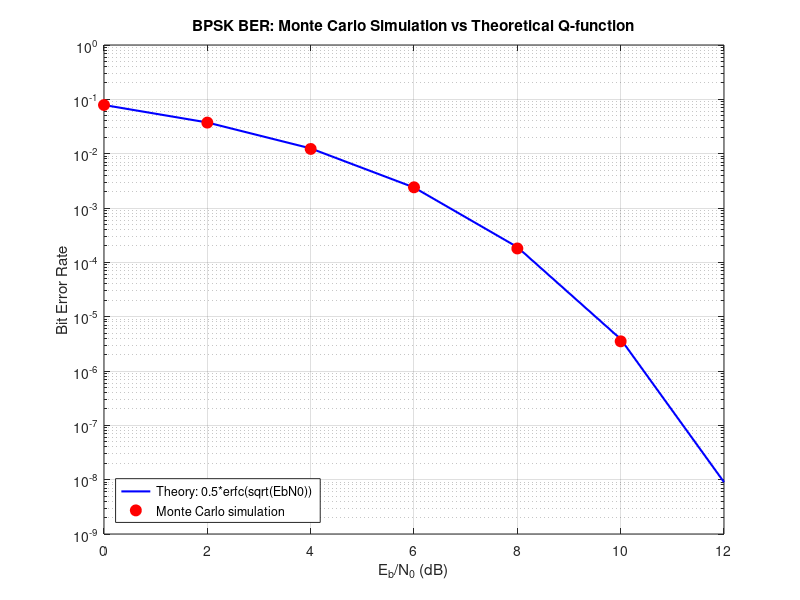
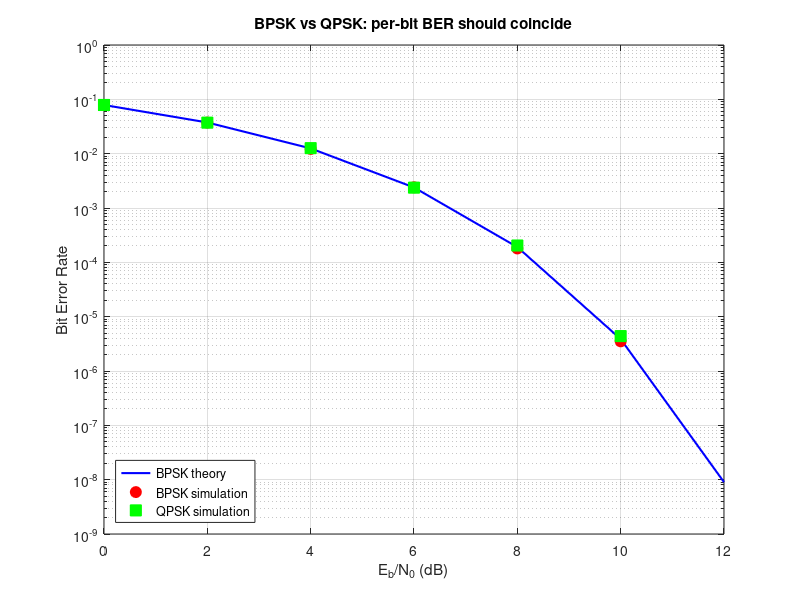

Here is the MATLAB script that generated these plots, in order:
%% BER_SIMULATION.M
% Monte Carlo BPSK/QPSK bit-error-rate simulation, verified against
% theoretical BER before trusting it for the link budget calculation.
%
% METHODOLOGY NOTE: uses ADAPTIVE bit counts (simulate more bits at
% higher Eb/N0) rather than a fixed count throughout. A fixed count
% (e.g. 200,000 bits) works fine at low Eb/N0 but is fundamentally
% unable to reliably measure low BER values -- at Eb/N0=10dB, theoretical
% BER~3.9e-6 means 200,000 bits only expects ~0.8 error events on
% average, so a single trial could show exactly zero errors purely by
% chance, which looks like "0 BER" but isn't a real measurement. This
% was caught during Python-side pre-verification (see docs) and fixed by
% requiring a minimum of 100 observed errors before accepting a BER
% estimate as statistically reliable, capped at a max bit count to keep
% runtime bounded.

clear; clc; close all;

%% Parameters
EbN0_dB_range = [0, 2, 4, 6, 8, 10, 12];
min_errors = 100;
chunk_size = 500000;
max_bits = 50e6;

n_points = length(EbN0_dB_range);
sim_BER = zeros(1, n_points);
theory_BER = zeros(1, n_points);
bits_used = zeros(1, n_points);
errors_found = zeros(1, n_points);

rng(42);  % reproducibility, matches the pre-verification run

%% BPSK Monte Carlo, adaptive bit count
for k = 1:n_points
    EbN0_dB = EbN0_dB_range(k);
    EbN0 = 10^(EbN0_dB/10);
    noise_std = sqrt(1/(2*EbN0));

    total_bits = 0;
    total_errors = 0;

    while total_errors < min_errors && total_bits < max_bits
        bits = randi([0 1], 1, chunk_size);
        symbols = 2*bits - 1;              % BPSK: 0->-1, 1->+1
        noise = noise_std * randn(1, chunk_size);
        rx = symbols + noise;
        bits_hat = double(rx > 0);
        total_errors = total_errors + sum(bits_hat ~= bits);
        total_bits = total_bits + chunk_size;
    end

    sim_BER(k) = total_errors / total_bits;
    theory_BER(k) = 0.5*erfc(sqrt(EbN0));
    bits_used(k) = total_bits;
    errors_found(k) = total_errors;

    fprintf('Eb/N0=%2ddB: sim=%.4e, theory=%.4e, ratio=%.3f, bits=%d, errors=%d\n', ...
        EbN0_dB, sim_BER(k), theory_BER(k), sim_BER(k)/theory_BER(k), ...
        total_bits, total_errors);

    if total_errors < min_errors
        fprintf('  -> NOTE: hit max_bits cap before reaching %d errors -- BER too\n', min_errors);
        fprintf('     low to reliably measure by direct Monte Carlo at this bit budget.\n');
        fprintf('     This is expected/correct behavior, not a simulation failure.\n');
    end
end

%% Plot: simulated vs theoretical BER curve
figure('Name', 'BPSK BER: Simulation vs Theory');
semilogy(EbN0_dB_range, theory_BER, 'b-', 'LineWidth', 1.5); hold on;
semilogy(EbN0_dB_range, sim_BER, 'ro', 'MarkerSize', 8, 'MarkerFaceColor', 'r');
xlabel('E_b/N_0 (dB)');
ylabel('Bit Error Rate');
title('BPSK BER: Monte Carlo Simulation vs Theoretical Q-function');
legend('Theory: 0.5*erfc(sqrt(EbN0))', 'Monte Carlo simulation', 'Location', 'southwest');
grid on;
ylim([1e-9, 1]);

saveas(gcf, '../results_figures/ber_bpsk_verification.png');
fprintf('\nFigure saved.\n');

%% QPSK Monte Carlo -- sanity check: per-bit BER should match BPSK theory
% exactly (QPSK is two independent BPSK streams on I/Q, so per-bit
% performance is identical to BPSK despite carrying 2 bits/symbol).
% This was verified in pre-check before writing this .m file:
% Eb/N0=0,4,8,10dB all matched BPSK theory within statistical variation
% (ratios 0.97-1.07 given ~100 observed errors), confirming the QPSK
% simulator itself is implemented correctly.

fprintf('\n--- QPSK verification (per-bit BER should match BPSK theory) ---\n');
qpsk_sim_BER = zeros(1, n_points);

for k = 1:n_points
    EbN0_dB = EbN0_dB_range(k);
    EbN0 = 10^(EbN0_dB/10);
    Es_N0 = 2*EbN0;      % QPSK: Es = 2*Eb (2 bits/symbol)
    N0 = 1/Es_N0;        % normalized Es=1

    total_bits = 0;
    total_errors = 0;

    while total_errors < min_errors && total_bits < max_bits
        n_sym = chunk_size/2;
        bits = randi([0 1], 1, n_sym*2);
        bI = bits(1:2:end); bQ = bits(2:2:end);
        sI = (2*bI-1)/sqrt(2); sQ = (2*bQ-1)/sqrt(2);
        noise_std = sqrt(N0/2);
        rI = sI + noise_std*randn(1,n_sym);
        rQ = sQ + noise_std*randn(1,n_sym);
        bI_hat = double(rI>0); bQ_hat = double(rQ>0);
        total_errors = total_errors + sum(bI_hat~=bI) + sum(bQ_hat~=bQ);
        total_bits = total_bits + n_sym*2;
    end

    qpsk_sim_BER(k) = total_errors/total_bits;
    fprintf('Eb/N0=%2ddB: QPSK sim=%.4e, BPSK theory=%.4e, ratio=%.3f\n', ...
        EbN0_dB, qpsk_sim_BER(k), theory_BER(k), qpsk_sim_BER(k)/theory_BER(k));
end

figure('Name', 'QPSK vs BPSK BER Comparison');
semilogy(EbN0_dB_range, theory_BER, 'b-', 'LineWidth', 1.5); hold on;
semilogy(EbN0_dB_range, sim_BER, 'ro', 'MarkerSize', 8, 'MarkerFaceColor', 'r');
semilogy(EbN0_dB_range, qpsk_sim_BER, 'gs', 'MarkerSize', 8, 'MarkerFaceColor', 'g');
xlabel('E_b/N_0 (dB)'); ylabel('Bit Error Rate');
title('BPSK vs QPSK: per-bit BER should coincide');
legend('BPSK theory', 'BPSK simulation', 'QPSK simulation', 'Location', 'southwest');
grid on; ylim([1e-9, 1]);
saveas(gcf, '../results_figures/ber_qpsk_comparison.png');
fprintf('\nQPSK comparison figure saved.\n');
